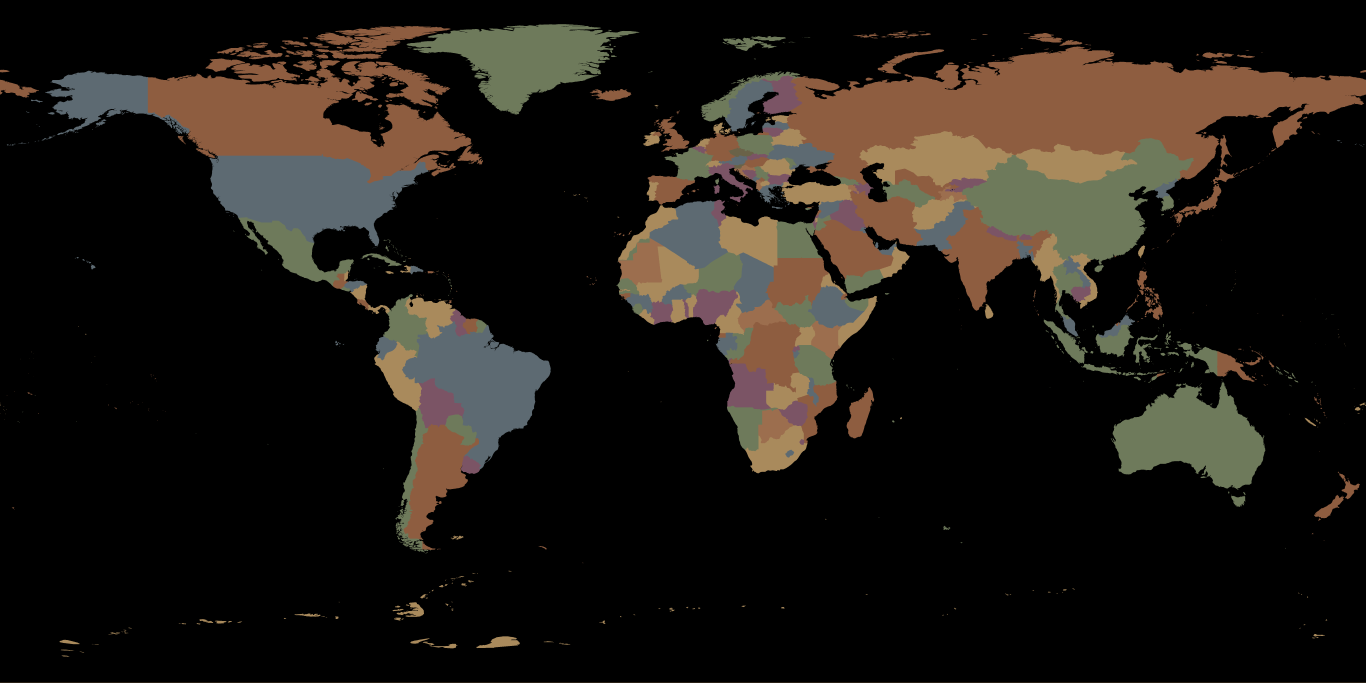
#> input picture blender/kit/data/land_political.png, 8192 x 4096 px (shown at 1/6 size)
$ python -i assemble_v6.py   (imports and definitions only)
#> lines starting #> are read from the running program, lines starting #| are printed output that depends on the picture
"""v6 «1 такса — 8 стилей»: два ролика из одних кадров (VARIANT=kanal | bot).
kanal — для канала: в концовке «поддержи лайком и подпиской» + «сделать так же можно у нас в боте — напиши «стиль»
в комментариях»; bot — пример для бота: «пример монтажа по запросу», в концовке «так смонтируем и твой ролик».
Отличия от v5: low poly из v6 (голова отдельной семьёй метаболов), у пластилина нет щелчков затвора.
Дальше — описание v5:
Все стили в 1080, переход между стилями — шторка со светящейся линией (камера одна, стиль «сканирует» кадр),
надписи в безопасных зонах TikTok/Reels/Shorts, шрифт Nunito, звук: неон, «вжух» на переходах, полянка, −14 LUFS.
Запуск: VARIANT=kanal python assemble_v6.py; VARIANT=bot python assemble_v6.py
(env: FFMPEG — путь к ffmpeg, JOBS — потоков постобработки)"""
import json, os, re, subprocess, sys, wave
from concurrent.futures import ThreadPoolExecutor
import numpy as np
from PIL import Image, ImageDraw, ImageFont, ImageFilter
from fontTools.ttLib import TTFont
from scipy import ndimage as ndi

D = os.path.dirname(os.path.abspath(__file__))
V5 = os.path.join(D, 'v5'); IDSH = os.path.join(D, 'ids5h'); IDSV = os.path.join(D, 'ids5v')
V6 = os.path.join(D, 'v6')                       # перерендер v6: только low poly
VARIANT = os.environ.get('VARIANT', 'kanal')
# [1 line not run here, left out]
CACHE = os.path.join(D, 'post5'); OUT = os.path.join(D, 'seq6_' + VARIANT)
# [1 line not run here, left out]
PY = sys.executable
FFMPEG = os.environ.get('FFMPEG', 'ffmpeg')
JOBS = int(os.environ.get('JOBS', 4))
W, H = 1080, 1920
FPS = 30
T = 8                      # кадров на переход-шторку
DARK, RAMP = 3, 36         # неон: темнота и включение
FONT_DIR = os.environ.get('FONT_DIR', D)

# (подпись, первый кадр сцены, число кадров, источник, шаг)
SEGS = [
    ('Неон', 1, 75, 'neon', 1),
    ('Мягкое 3D', 76, 60, 'soft3d', 1),
    ('Плоский мультик', 136, 60, 'ink', 1),
    ('Полутон', 196, 60, 'halftone', 1),
    ('Силуэт', 256, 60, 'silhouette', 1),
    ('Пластилин', 316, 60, 'clay', 2),
    ('Low poly 90-х', 376, 60, 'lowpoly', 1),
    ('Аниме', 436, 60, 'anime', 1),
    ('', 496, 90, 'ending', 2),            # концовка
]
NSTYLE = len(SEGS) - 1
TOTAL = SEGS[-1][1] + SEGS[-1][2] - 1    # последний кадр сцены


# ---------------- шрифты: кириллица Nunito + латиница/цифры из второго файла ----------------
class MixFont:
    def __init__(self, weight, size):
        self.f = [ImageFont.truetype(os.path.join(FONT_DIR, 'nunito-%s-%d.ttf' % (sub, weight)), size)
                  for sub in ('cyrillic', 'latin')]
        self.cm = [set(TTFont(os.path.join(FONT_DIR, 'nunito-%s-%d.ttf' % (sub, weight))).getBestCmap())
                   for sub in ('cyrillic', 'latin')]
        self.size = size

    def pick(self, ch):
        return self.f[0] if ord(ch) in self.cm[0] and ch != ' ' else self.f[1]

    def length(self, text):
        return sum(self.pick(c).getlength(c) for c in text)

    # [11 lines left out: function draw, not called in this run]


# [1 line that did not run here, left out]
# [1 line that did not run here, left out]
SUB_TEXT = 'какой твой? пиши номер в комментариях' if VARIANT == 'kanal' else 'пример монтажа по запросу'
CODEWORD = 'стиль'                                 # слово в комменты (канал)


# ---------------- кадры стилей ----------------
# [45 lines left out: functions post, style_frame, seg_of, not called in this run]


def ease(x):
    x = min(1.0, max(0.0, x)); return x * x * (3 - 2 * x)


YY, XX = np.mgrid[0:H, 0:W].astype(np.float32)
SLANT = np.tan(np.radians(14))


# [16 lines left out: function wipe, not called in this run]


# ---------------- надписи ----------------
PANEL = (40, 170, W - 40, 655)          # ниже верхних вкладок платформ, вне правой колонки кнопок


def layer():
    return Image.new('RGBA', (W, H), (0, 0, 0, 0))


# [46 lines left out: functions fade, overlay_list, paw, not called in this run]


PAW_T = [16, 24, 32, 40]


# [75 lines left out: functions draw_parts, overlay_end, build, main, not called in this run]


def sound(nframes):
    total = nframes / FPS
    sr = 48000; aud = np.zeros(int(sr * (total + 0.3))); t = np.arange(aud.size) / sr
    rng = np.random.default_rng(3)
    cut = [(SEGS[i][1] - 1) / FPS for i in range(len(SEGS))]
    neon_end = cut[1]
    hum = np.sin(2 * np.pi * 50 * t) * 0.5 + np.sin(2 * np.pi * 100 * t) * 0.35 + np.sin(2 * np.pi * 150 * t) * 0.2
    henv = np.clip((t - (DARK + 0.04 * RAMP) / FPS) * 4, 0, 1) * np.clip((neon_end + T / FPS * 0.6 - t) * 6, 0, 1)
    aud += hum * henv * 0.09

    # [6 lines left out: function click, not called in this run]
    for tr in (0.04, 0.10, 0.13, 0.15, 0.17, 0.19, 0.22, 0.33):
        b = (DARK + tr * RAMP) / FPS; click(b, 0.55); click(b + 0.05, 0.25)
    for k in range(8):
        click((DARK + (0.45 + 0.45 * k / 7) * RAMP) / FPS, 0.22)
    # переходы: «вжух» по ходу шторки + мягкий «поп» на середине
    Lw = int(sr * T / FPS * 1.4)
    for c in cut[1:]:
        s0 = int((c - 0.05) * sr); tt = np.arange(Lw) / sr
        nz = rng.normal(0, 1, Lw)
        # полоса шума, которая «едет» вверх по частоте
        sweep = np.convolve(nz, np.ones(12) / 12, 'same') - np.convolve(nz, np.ones(90) / 90, 'same')
        env = np.sin(np.pi * np.clip(tt / (Lw / sr), 0, 1)) ** 1.5
        seg = sweep * env * 0.55
        aud[s0:s0 + Lw] += seg[:max(0, min(Lw, aud.size - s0))]
        t1 = int((c + T / 2 / FPS) * sr); L = int(sr * 0.10); tt = np.arange(L) / sr
        fr = 650 * np.exp(-tt * 18) + 260
        aud[t1:t1 + L] += np.sin(2 * np.pi * np.cumsum(fr) / sr) * np.exp(-tt * 40) * 0.32
    # полянка: шелест + птички
    noise = rng.normal(0, 1, aud.size); rustle = np.convolve(noise, np.ones(400) / 400, 'same') * 0.6
    aud += rustle * 0.15 * np.clip((t - neon_end) * 3, 0, 1)
    for t1 in rng.uniform(neon_end + 0.4, total - 1.2, 7):
        L = int(sr * 0.09); tt = np.arange(L) / sr
        for rep in range(3):
            s0 = int(sr * (t1 + rep * 0.13))
            aud[s0:s0 + L] += np.sin(2 * np.pi * (3200 + 1800 * tt / 0.09) * tt) * np.sin(np.pi * tt / 0.09) * 0.06
    # пластилин: без щелчков затвора (mike 25.11: «на пластилине какой-то звук странный») — только полянка
    # аниме: «дзынь» искорок, подскок — «топ» при приземлении
    an = cut[7]
    for k, fr in enumerate((2600, 3300, 3950)):
        tt = np.arange(int(0.6 * sr)) / sr; s0 = int((an + 0.30 + 0.09 * k) * sr)
        aud[s0:s0 + tt.size] += (np.sin(2 * np.pi * fr * tt) + 0.4 * np.sin(2 * np.pi * fr * 2.01 * tt)) * np.exp(-tt * 7) * 0.05

    def thud(t0, amp=0.35):
        tt = np.arange(int(0.07 * sr)) / sr; s0 = int(t0 * sr)
        aud[s0:s0 + tt.size] += np.sin(2 * np.pi * (120 - 400 * tt) * tt) * np.exp(-tt * 50) * amp
    thud((482 - 1) / FPS); thud((532 - 1) / FPS)
    # концовка: лапки «топ»
    for t0 in PAW_T:
        thud(cut[8] + t0 / FPS, 0.6)
    aud = aud / np.abs(aud).max() * 0.8
    wp = os.path.join(D, 'sound_v6.wav')
    with wave.open(wp, 'w') as w:
        w.setnchannels(1); w.setsampwidth(2); w.setframerate(sr)
        w.writeframes((aud * 32767).astype(np.int16).tobytes())
    AF = 'acompressor=threshold=-28dB:ratio=8:attack=1:release=60:makeup=4,loudnorm=I=-14:TP=-1.5:LRA=11'
    r = subprocess.run([FFMPEG, '-hide_banner', '-i', wp, '-af', AF + ':print_format=json', '-f', 'null', '-'],
                       capture_output=True, text=True).stderr
    m = json.loads(re.search(r'\{[^{}]*"input_i"[^{}]*\}', r).group(0))
    wpn = os.path.join(D, 'sound_v6n.wav')
    subprocess.run([FFMPEG, '-v', 'error', '-y', '-i', wp, '-af', AF + ':measured_I=%s:measured_TP=%s:measured_LRA=%s:'
                    'measured_thresh=%s:offset=%s:linear=true' % (m['input_i'], m['input_tp'], m['input_lra'],
                                                                 m['input_thresh'], m['target_offset']),
                    '-ar', '48000', '-ac', '2', wpn], check=True)
    mp4 = os.path.join(D, 'taksa-8-stiley-%s-v6.mp4' % VARIANT)
    subprocess.run([FFMPEG, '-v', 'error', '-y', '-framerate', str(FPS), '-i', os.path.join(OUT, 's_%04d.png'),
                    '-i', wpn, '-map', '0:v', '-map', '1:a',
                    '-vf', 'format=yuv420p', '-c:v', 'libx264', '-profile:v', 'high', '-level', '4.2', '-preset', 'slow',
                    '-b:v', '12M', '-maxrate', '16M', '-bufsize', '24M', '-g', '30', '-r', str(FPS),
                    '-colorspace', 'bt709', '-color_primaries', 'bt709', '-color_trc', 'bt709', '-color_range', 'tv',
                    # loudnorm даёт около −14,7, добираем до −14; звук обрезаем ровно по видео (-shortest оставлял +0,3 с)
                    '-af', 'volume=0.7dB,alimiter=limit=0.82:level=false:attack=2:release=40,'
                           'afade=t=out:st=%.3f:d=0.25' % (total - 0.25),
                    '-c:a', 'aac', '-b:a', '256k', '-ar', '48000',
                    '-t', '%.3f' % total, '-movflags', '+faststart', mp4], check=True)
    print('MP4', mp4, total)


# [11 lines not run here, left out]

>>> import cv2
>>> picture = cv2.imread('../../../blender/kit/data/land_political.png', cv2.IMREAD_GRAYSCALE)
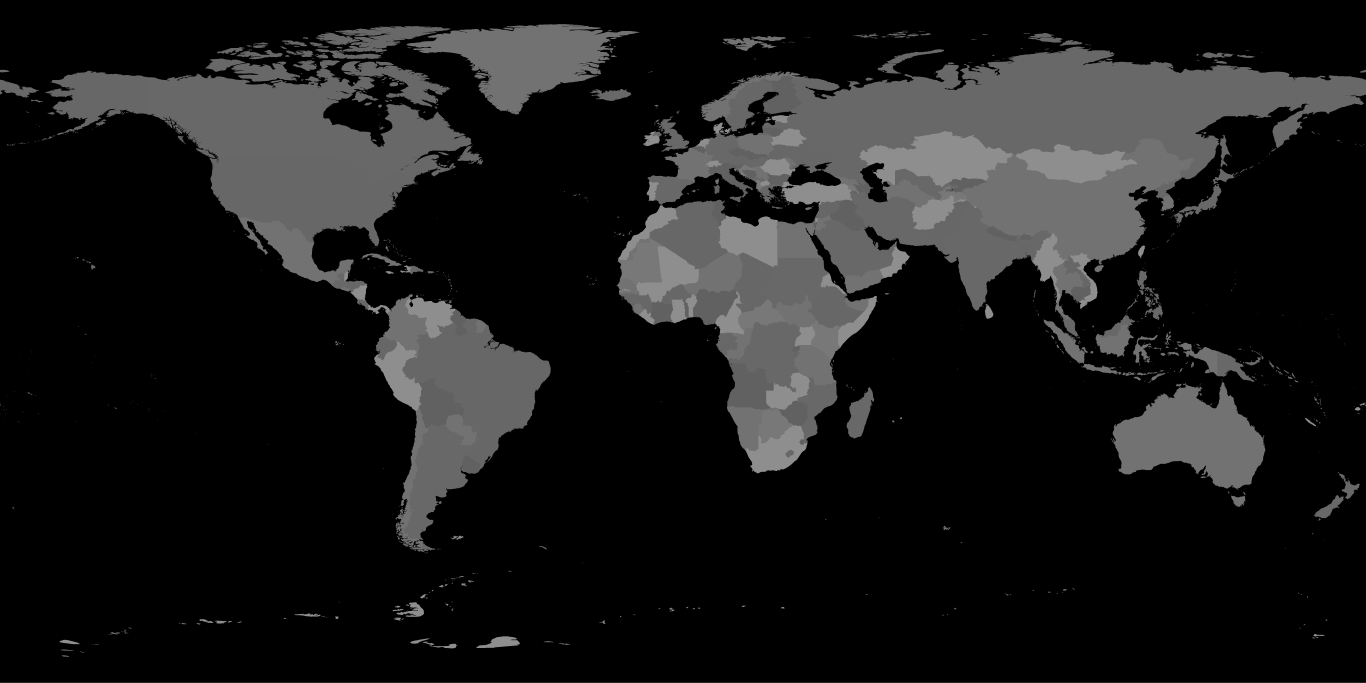
#> picture: shape (4096, 8192) (shown at 1/6 size); min 0, max 142, mean 26.5
>>> result = sound(picture)
#> in sound, `total = nframes / FPS`:
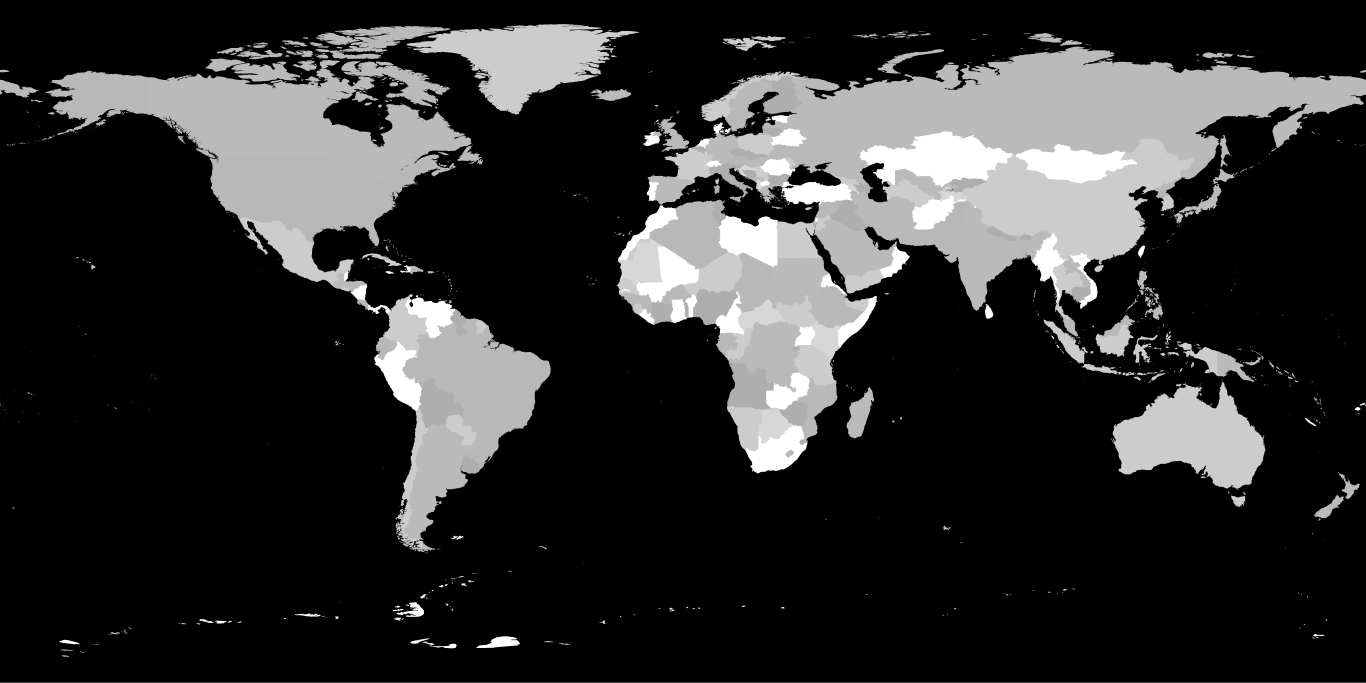
#> total: shape (4096, 8192) float64 (shown at 1/6 size); min 0, max 4.73, mean 0.885; drawn with min black and max white
#> (the run stopped early here; a loop or call above may not have finished)
